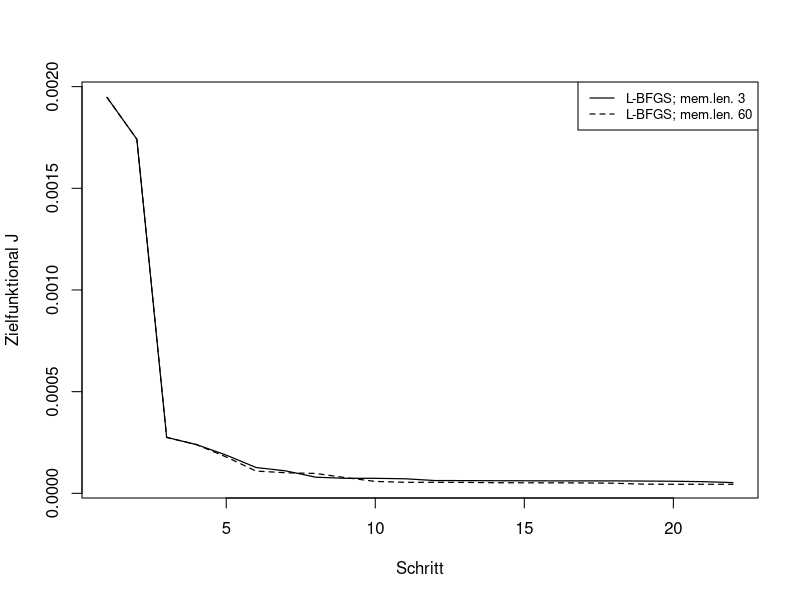

Here is the R script that generated this plot:

#########################
# DONUT BFGS MEMLENGTHS #
#########################

circle_bfgs_target_fine <- c(0.001946985000541688,
                             0.001741279133583491,
                             0.00027503901720266045,
                             0.0002396696285121969,
                             0.00017870057412349902,
                             0.00010947120077876857,
                             0.00010114433300539948,
                             9.772603889991735e-05,
                             7.724839328924884e-05,
                             5.856181090160718e-05,
                             5.424594710515977e-05,
                             5.424594710515977e-05,
                             5.392100664442301e-05,
                             5.210015263831405e-05,
                             5.176058682575421e-05,
                             5.166390735092333e-05,
                             5.111512702150842e-05,
                             4.973654885348869e-05,
                             4.510627165340363e-05,
                             4.4611205078841316e-05,
                             4.458834578317556e-05,
                             4.450902091808232e-05
                             )

circle_bfgs_target_fine_memlen3 <- c(0.001946985000541688,
                                     0.001741279133583491,
                                     0.00027503901720266045,
                                     0.0002396696285121969,
                                     0.00018763265889976187,
                                     0.0001269234694220163,
                                     0.00011023958266058361,
                                     7.935552804579614e-05,
                                     7.378846331919248e-05,
                                     7.378846331919248e-05,
                                     7.154434015290123e-05,
                                     6.287640316465223e-05,
                                     6.253918629319512e-05,
                                     6.19481267245372e-05,
                                     6.163759015067832e-05,
                                     6.121528777611166e-05,
                                     6.121528777611166e-05,
                                     6.112497590774647e-05,
                                     6.0377191122185286e-05,
                                     5.940762703825478e-05,
                                     5.7365397790365525e-05,
                                     5.278932422774207e-05
                                     )


plot(circle_bfgs_target_fine_memlen3, type = "l", lty = 1, lwd = 1.2, xlab = "Schritt", ylab = "Zielfunktional J")
lines(circle_bfgs_target_fine, type = "l", lty = 2, lwd = 1.2, col = "black")
legend("topright", legend = c("L-BFGS; mem.len. 3",
                              "L-BFGS; mem.len. 60"),
       box.lty = 1, cex = 0.8, lty = c(1, 2), col = c("black", "black"), lwd = c(1.2, 1.2))

